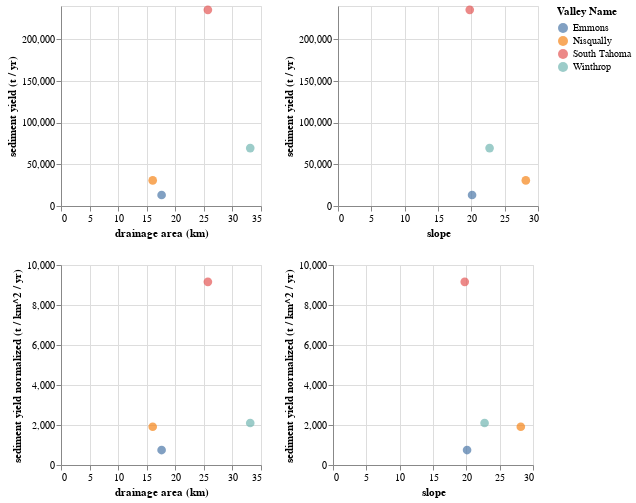

The cell this chart's notebook holds for it:
### Code cell
src = df.drop(columns='geometry')
(
    alt.Chart(src).mark_circle(size=75).encode(
        alt.X("drainage area (km):Q"),
        alt.Y("sediment yield (t / yr):Q"),
        alt.Color('Valley Name:N')
    ).properties(width=200, height = 200) | alt.Chart(src).mark_circle(size=75).encode(
        alt.X("slope:Q"),
        alt.Y("sediment yield (t / yr):Q"),
        alt.Color('Valley Name:N')
    ).properties(width=200, height = 200)
) & (
    alt.Chart(src).mark_circle(size=75).encode(
        alt.X("drainage area (km):Q"),
        alt.Y("sediment yield normalized (t / km^2 / yr):Q"),
        alt.Color('Valley Name:N')
    ).properties(width=200, height = 200) | alt.Chart(src).mark_circle(size=75).encode(
        alt.X("slope:Q"),
        alt.Y("sediment yield normalized (t / km^2 / yr):Q"),
        alt.Color('Valley Name:N')
    ).properties(width=200, height = 200)
)

### Figure 1 — Vega-Lite specification as saved in the notebook (floating-point values rounded to 4 significant figures)
{"config": {"view": {"continuousWidth": 400, "continuousHeight": 300}}, "vconcat": [{"hconcat": [{"mark": {"type": "circle", "size": 75}, "encoding": {"color": {"type": "nominal", "field": "Valley Name"}, "x": {"type": "quantitative", "field": "drainage area (km)"}, "y": {"type": "quantitative", "field": "sediment yield (t / yr)"}}, "height": 200, "width": 200}, {"mark": {"type": "circle", "size": 75}, "encoding": {"color": {"type": "nominal", "field": "Valley Name"}, "x": {"type": "quantitative", "field": "slope"}, "y": {"type": "quantitative", "field": "sediment yield (t / yr)"}}, "height": 200, "width": 200}]}, {"hconcat": [{"mark": {"type": "circle", "size": 75}, "encoding": {"color": {"type": "nominal", "field": "Valley Name"}, "x": {"type": "quantitative", "field": "drainage area (km)"}, "y": {"type": "quantitative", "field": "sediment yield normalized (t / km^2 / yr)"}}, "height": 200, "width": 200}, {"mark": {"type": "circle", "size": 75}, "encoding": {"color": {"type": "nominal", "field": "Valley Name"}, "x": {"type": "quantitative", "field": "slope"}, "y": {"type": "quantitative", "field": "sediment yield normalized (t / km^2 / yr)"}}, "height": 200, "width": 200}]}], "data": {"name": "data-7cb7b67045b4dbcc15f7232ace8ba90e"}, "$schema": "https://vega.github.io/schema/vega-lite/v4.8.1.json", "datasets": {"data-7cb7b67045b4dbcc15f7232ace8ba90e": [{"Valley Name": "Emmons", "cumulative volume": 436000, "N years": 56, "Id": 0, "area": 993200.0, "dtm": 1648.0, "drainage area": 17.61, "slope": 20.11, "aspect": 157.3, "curvature": -0.336, "watershed area (square km)": 17.61, "cumulative mass": 736800000.0, "sediment yield (kg / yr)": 13160000.0, "sediment yield (t / yr)": 13160.0, "sediment yield normalized (kg / km^2 / yr)": 747400.0, "sediment yield normalized (t / km^2 / yr)": 747.4, "drainage area (km)": 17.61}, {"Valley Name": "Nisqually", "cumulative volume": 1018200, "N years": 56, "Id": 0, "area": 734800.0, "dtm": 1451.0, "drainage area": 16.05, "slope": 28.17, "aspect": 219.6, "curvature": -0.5332, "watershed area (square km)": 16.05, "cumulative mass": 1721000000.0, "sediment yield (kg / yr)": 30730000.0, "sediment yield (t / yr)": 30730.0, "sediment yield normalized (kg / km^2 / yr)": 1915000.0, "sediment yield normalized (t / km^2 / yr)": 1915.0, "drainage area (km)": 16.05}, {"Valley Name": "South Tahoma", "cumulative volume": 7939000, "N years": 57, "Id": 0, "area": 1575000.0, "dtm": 1334.0, "drainage area": 25.7, "slope": 19.76, "aspect": 220.0, "curvature": -0.3103, "watershed area (square km)": 25.7, "cumulative mass": 13420000000.0, "sediment yield (kg / yr)": 235400000.0, "sediment yield (t / yr)": 235400.0, "sediment yield normalized (kg / km^2 / yr)": 9158000.0, "sediment yield normalized (t / km^2 / yr)": 9158.0, "drainage area (km)": 25.7}, {"Valley Name": "Winthrop", "cumulative volume": 2302000, "N years": 56, "Id": 0, "area": 623600.0, "dtm": 1659.0, "drainage area": 33.12, "slope": 22.74, "aspect": 193.8, "curvature": -0.7474, "watershed area (square km)": 33.12, "cumulative mass": 3890000000.0, "sediment yield (kg / yr)": 69470000.0, "sediment yield (t / yr)": 69470.0, "sediment yield normalized (kg / km^2 / yr)": 2098000.0, "sediment yield normalized (t / km^2 / yr)": 2098.0, "drainage area (km)": 33.12}]}}
